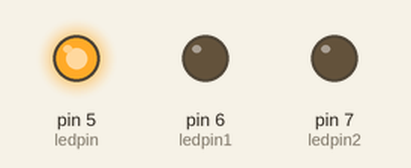
Recording of a sketch running on a simulated Arduino Uno, built with avr-gcc and run on an emulated ATmega328P. Shown: output pins drawn as LEDs (lit = HIGH).

Above: at 0.1 s.
At 2.1 s:
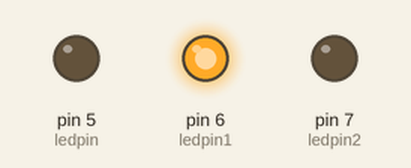
At 3.1 s:
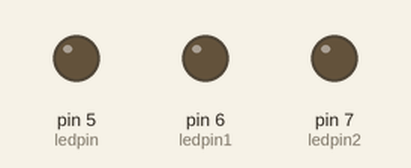
At 8.1 s:
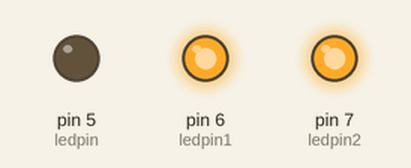
At 18.1 s:
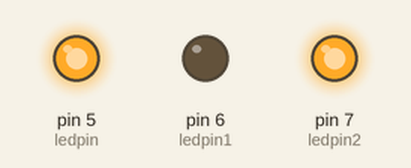
At 33.1 s:
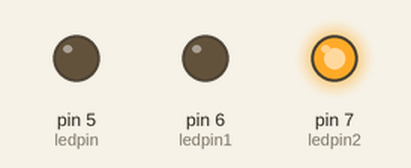
Timing chart, 0 to 40.0 s (numbered marks = the images above):
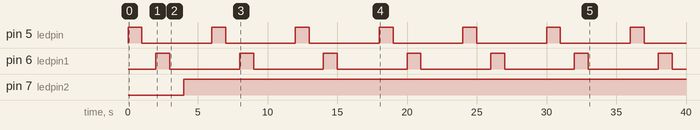

The sketch:

terrific_jaiks1.ino
```cpp
int ledpin=5;
int ledpin1=6;
int ledpin2=7;

void setup() {
  // put your setup code here, to run once:
pinMode(ledpin,OUTPUT);
pinMode(ledpin1,OUTPUT);
pinMode(ledpin2,OUTPUT);
}

void loop() {
  // put your main code here, to run repeatedly:
digitalWrite(ledpin,HIGH);
delay(1000);
  digitalWrite(ledpin,LOW);
delay(1000);
digitalWrite(ledpin1,HIGH);
delay(1000);
  digitalWrite(ledpin1,LOW);
delay(1000);
digitalWrite(ledpin2,HIGH);
delay(1000);
  digitalWrite(ledpin2,HIGH);
delay(1000);
}
```

Measured:
- by itself, pin 5 (ledpin), pin 6 (ledpin1): alternates HIGH for 1.0 s and LOW for 5.0 s
- by itself, pin 7 (ledpin2): LOW → HIGH at 4.0 s
